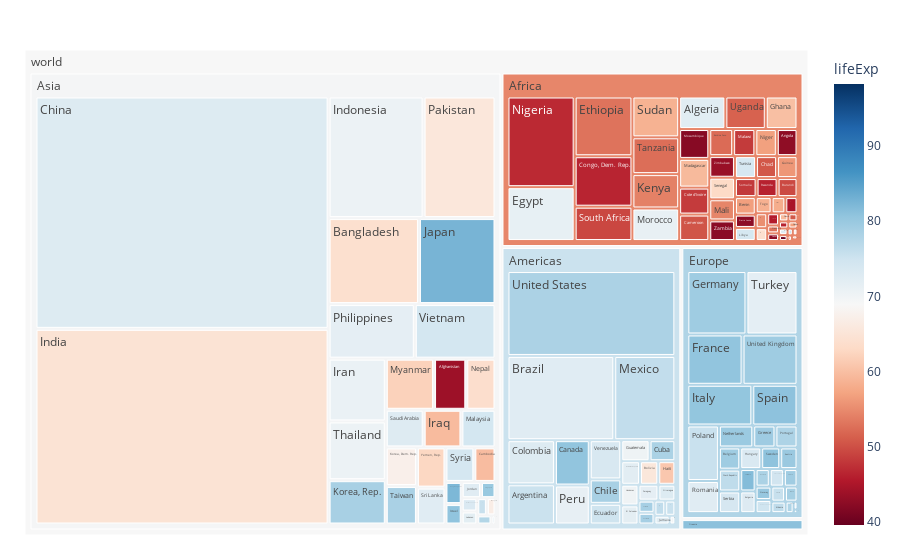

The code cell stored with this chart in its notebook:
### Code cell
%%time

fig = px.treemap(tree, path=[px.Constant("world"), 'continent', 'country'], values='pop',
                  color='lifeExp', hover_data=['iso_alpha'],
                  color_continuous_scale='RdBu',
                  color_continuous_midpoint=np.average(tree['lifeExp'], weights=tree['pop']))
                  
fig.update_layout(margin = dict(t=50, l=25, r=25, b=25))
# fig.show()

### Figure 1 — Plotly figure (JSON) as saved in the notebook; plotly's stock layout.template omitted (floating-point values rounded to 4 significant figures; data arrays with more than 128 entries replaced by an {"elided": "..."} marker saying what was removed)
{"data": [{"branchvalues": "total", "customdata": {"elided": "148x2 mixed values"}, "domain": {"x": [0, 1], "y": [0, 1]}, "hovertemplate": "labels=%{label}<br>pop=%{value}<br>parent=%{parent}<br>id=%{id}<br>iso_alpha=%{customdata[0]}<br>lifeExp=%{color}<extra></extra>", "ids": {"elided": "148 str values"}, "labels": {"elided": "148 str values"}, "marker": {"coloraxis": "coloraxis", "colors": {"elided": "148 float values"}}, "name": "", "parents": {"elided": "148 str values"}, "type": "treemap", "values": {"elided": "148 int values"}}], "layout": {"coloraxis": {"cmid": 68.92, "colorbar": {"title": {"text": "lifeExp"}}, "colorscale": [[0, "rgb(103,0,31)"], [0.1, "rgb(178,24,43)"], [0.2, "rgb(214,96,77)"], [0.3, "rgb(244,165,130)"], [0.4, "rgb(253,219,199)"], [0.5, "rgb(247,247,247)"], [0.6, "rgb(209,229,240)"], [0.7, "rgb(146,197,222)"], [0.8, "rgb(67,147,195)"], [0.9, "rgb(33,102,172)"], [1, "rgb(5,48,97)"]]}, "legend": {"tracegroupgap": 0}, "margin": {"b": 25, "l": 25, "r": 25, "t": 50}}}
